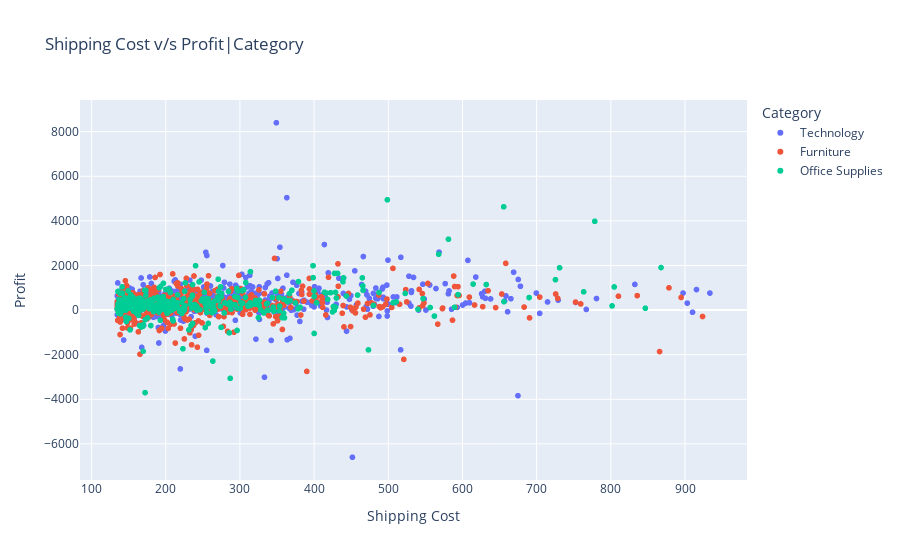

The notebook cell saved with this chart:
### Code cell
fig = px.scatter(data,x='Shipping Cost',y='Profit',color='Category',
                title='Shipping Cost v/s Profit|Category')
fig.show()

### Figure 1 — Plotly figure (JSON) as saved in the notebook; plotly's stock layout.template omitted (floating-point values rounded to 4 significant figures; data arrays with more than 128 entries replaced by an {"elided": "..."} marker saying what was removed)
{"data": [{"hovertemplate": "Category=Technology<br>Shipping Cost=%{x}<br>Profit=%{y}<extra></extra>", "legendgroup": "Technology", "marker": {"color": "#636efa", "symbol": "circle"}, "mode": "markers", "name": "Technology", "showlegend": true, "type": "scattergl", "x": {"elided": "883 float values"}, "xaxis": "x", "y": {"elided": "883 float values"}, "yaxis": "y"}, {"hovertemplate": "Category=Furniture<br>Shipping Cost=%{x}<br>Profit=%{y}<extra></extra>", "legendgroup": "Furniture", "marker": {"color": "#EF553B", "symbol": "circle"}, "mode": "markers", "name": "Furniture", "showlegend": true, "type": "scattergl", "x": {"elided": "728 float values"}, "xaxis": "x", "y": {"elided": "728 float values"}, "yaxis": "y"}, {"hovertemplate": "Category=Office Supplies<br>Shipping Cost=%{x}<br>Profit=%{y}<extra></extra>", "legendgroup": "Office Supplies", "marker": {"color": "#00cc96", "symbol": "circle"}, "mode": "markers", "name": "Office Supplies", "showlegend": true, "type": "scattergl", "x": {"elided": "389 float values"}, "xaxis": "x", "y": {"elided": "389 float values"}, "yaxis": "y"}], "layout": {"legend": {"title": {"text": "Category"}, "tracegroupgap": 0}, "title": {"text": "Shipping Cost v/s Profit|Category"}, "xaxis": {"anchor": "y", "domain": [0, 1], "title": {"text": "Shipping Cost"}}, "yaxis": {"anchor": "x", "domain": [0, 1], "title": {"text": "Profit"}}}}
